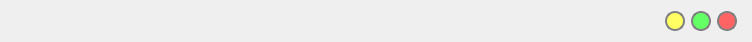
<?xml version="1.0" encoding="UTF-8"?>
<ui version="4.0">
    <class>TitleBar</class>
    <widget class="QWidget" name="TitleBar">
        <property name="geometry">
            <rect>
                <x>0</x>
                <y>0</y>
                <width>752</width>
                <height>39</height>
            </rect>
        </property>
        <property name="sizePolicy">
            <sizepolicy hsizetype="Preferred" vsizetype="Maximum">
                <horstretch>0</horstretch>
                <verstretch>0</verstretch>
            </sizepolicy>
        </property>
        <property name="windowTitle">
            <string>Form</string>
        </property>
        <property name="styleSheet">
            <string notr="true">QPushButton{border-radius:10px;border:2px solid gray;}
                QPushButton#WindowCloseButton{ background-color: rgb(255,100,100);}
                QPushButton#WindowMaxButton{background-color: rgb(100, 255, 100);}
                QPushButton#WindowMinButton{background-color: rgb(255, 255, 100);}
                QLabel#TitleLabel{font: 500 12pt &quot;Microsoft YaHei UI&quot;;}
            </string>
        </property>
        <layout class="QHBoxLayout" name="horizontalLayout">
            <property name="leftMargin">
                <number>15</number>
            </property>
            <property name="rightMargin">
                <number>15</number>
            </property>
            <item>
                <widget class="QLabel" name="TitleLabel">
                    <property name="text">
                        <string/>
                    </property>
                </widget>
            </item>
            <item>
                <spacer name="horizontalSpacer">
                    <property name="orientation">
                        <enum>Qt::Horizontal</enum>
                    </property>
                    <property name="sizeHint" stdset="0">
                        <size>
                            <width>40</width>
                            <height>20</height>
                        </size>
                    </property>
                </spacer>
            </item>
            <item>
                <widget class="QPushButton" name="WindowMinButton">
                    <property name="minimumSize">
                        <size>
                            <width>20</width>
                            <height>20</height>
                        </size>
                    </property>
                    <property name="maximumSize">
                        <size>
                            <width>20</width>
                            <height>20</height>
                        </size>
                    </property>
                    <property name="text">
                        <string/>
                    </property>
                </widget>
            </item>
            <item>
                <widget class="QPushButton" name="WindowMaxButton">
                    <property name="sizePolicy">
                        <sizepolicy hsizetype="Fixed" vsizetype="Fixed">
                            <horstretch>0</horstretch>
                            <verstretch>0</verstretch>
                        </sizepolicy>
                    </property>
                    <property name="minimumSize">
                        <size>
                            <width>20</width>
                            <height>20</height>
                        </size>
                    </property>
                    <property name="maximumSize">
                        <size>
                            <width>20</width>
                            <height>20</height>
                        </size>
                    </property>
                    <property name="text">
                        <string/>
                    </property>
                </widget>
            </item>
            <item>
                <widget class="QPushButton" name="WindowCloseButton">
                    <property name="sizePolicy">
                        <sizepolicy hsizetype="Fixed" vsizetype="Fixed">
                            <horstretch>0</horstretch>
                            <verstretch>0</verstretch>
                        </sizepolicy>
                    </property>
                    <property name="minimumSize">
                        <size>
                            <width>20</width>
                            <height>20</height>
                        </size>
                    </property>
                    <property name="maximumSize">
                        <size>
                            <width>20</width>
                            <height>20</height>
                        </size>
                    </property>
                    <property name="text">
                        <string/>
                    </property>
                </widget>
            </item>
        </layout>
    </widget>
    <resources/>
    <connections/>
</ui>
